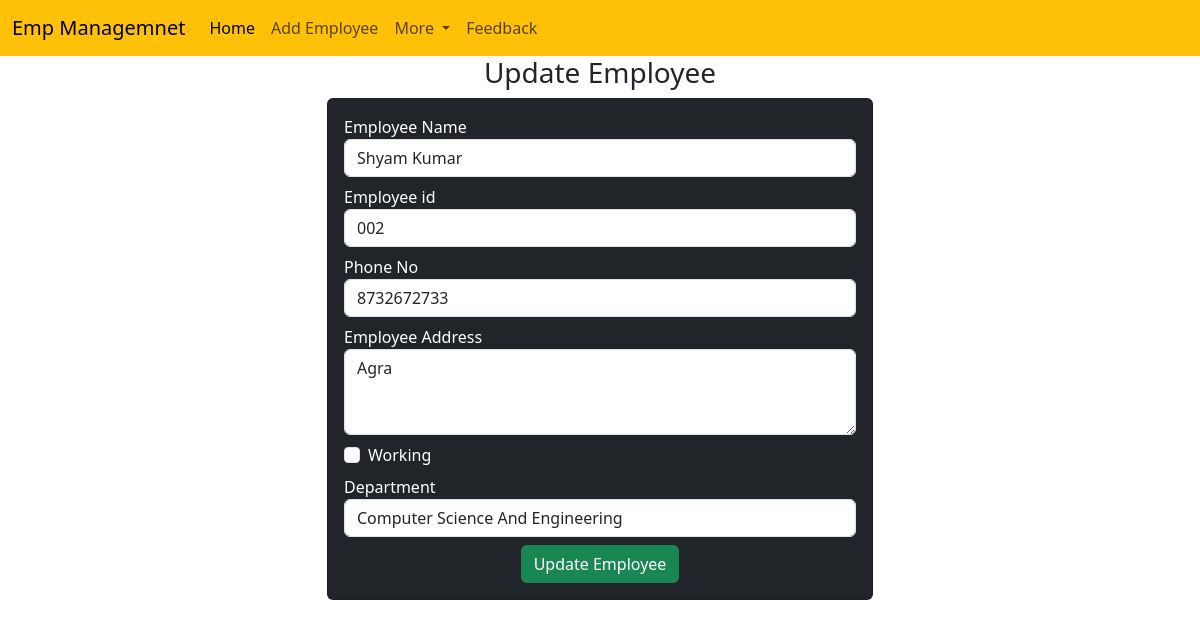
The app's page /update-emp/10 with its own data.
### empApp/models.py (models this page shows)
class Emp(models.Model):
    name=models.CharField(max_length=200)
    emp_id=models.CharField(max_length=200)
    phone=models.CharField(max_length=10)
    address=models.CharField(max_length=200)
    working=models.BooleanField(default=True)
    department=models.CharField(max_length=50)

### Employee_Management/views.py (the view)
# urls.py: path('update-emp/<int:emp_id>',views.update_emp),
def update_emp(request,emp_id):
    emp=Emp.objects.get(pk=emp_id)
    return render(request,'update_emp.html',{'emp':emp})

### templates/update_emp.html (shortened to what this page needs)
<!doctype html>
<html lang="en">
<head>
    <link href="https://cdn.jsdelivr.net/npm/bootstrap@5.3.0-alpha3/dist/css/bootstrap.min.css" rel="stylesheet"
>
</head>
<body>
    {% include 'navbar.html' %}
    <h3 class="text-center">Update Employee</h3>
    <div class="container">
        <div class="row">
            <div class="col-md-6 offset-3">
                <div class="card bg-dark text-white">
                    <div class="card-body">
                        <form action="/do-update-emp/{{emp.id}}" method="POST">
                            <div class="mb-2">
                                <label for="name">Employee Name</label>
                                <input id="name" type="text" class="form-control" placeholder="Enter emp name" name="emp_name" value="{{emp.name}}">
                            </div>
                            <div class="mb-2">
                                <label for="id">Employee id</label>
                                <input id="id" type="text" class="form-control" placeholder="Enter emp id" name="emp_id" value="{{emp.emp_id}}">
                            </div>
                            <div class="mb-2">
                                <label for="phone">Phone No</label>
                                <input id="phone" type="text" class="form-control" placeholder="Enter emp phone" name="emp_phone" value="{{emp.phone}}">
                            </div>
                            <div class="mb-2">
                                <label for="address">Employee Address</label>
                                <textarea name="emp_address" id="address" rows="3" class="form-control">{{emp.address}}</textarea>
                            </div>
                            <div class="mb-2 form-check">
                                <label for="working">Working</label>
                                <input {% if emp.working %} checked {% endif %} id="working" type="checkbox" class="form-check-input" name="emp_working" value="{{emp.working}}">
                            </div>
                            <div class="mb-2">
                                <label for="department">Department</label>
                                <select value="{{emp.department}}" name="emp_department" id="department" class="form-control">
                                    <option value="CSE">Computer Science And Engineering</option>
                                </select>
                            </div>
                            <div class="container text-center">
                                <button class="btn btn-success">
                                    Update Employee
                                </button>
                            </div>
                        </form>
                    </div>
                </div>
            </div>
        </div>
    </div>
</body>
</html>

### records on screen
Emp: emp_name "Shyam Kumar", emp_id "002", emp_phone "8732672733", emp_address "Agra", emp_department "Computer Science And Engineering"
